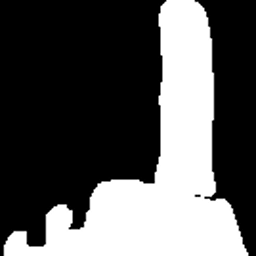
#> input picture Classique/dataset/index/test0.png, 256 x 256 px, given in place of the camera
$ python firstTest.py   (older library calls are emulated)
#> lines starting #> are read from the running program, lines starting #| are printed output that depends on the picture; after the words box and inside, x2 and y2 are one past the last pixel; in counts of white or black regions, pixels touching at a corner belong together
import numpy as np
import cv2

def nothing(x):
    pass

#init camera stream
cap = cv2.VideoCapture(0)

fast = cv2.FastFeatureDetector_create(threshold=25)

kernel = np.ones((3, 3), np.uint8)

#fenetre de controle
cv2.namedWindow('Controle')
switch = '0 : ON \n1 : OFF'
cv2.createTrackbar(switch, 'Controle',0,1,nothing)

while(True):
    # Capture frame-by-frame
    ret, frame = cap.read()
#> frame is the input picture: shape (256, 256, 3); min 0, max 255, mean 87.2
    if ret==True:
        s = cv2.getTrackbarPos(switch,'Controle')

        # horizontal mirroring
        frame = cv2.flip(frame,1)

        # define region for hand detection, is a small square on screen
        detectionZoneLeft = 65
        detectionZoneTop = 140
        detectionZoneRight = 230
        detectionZoneBottom = 305

        cv2.rectangle(frame, (detectionZoneLeft-1, detectionZoneTop-1), (detectionZoneRight+1, detectionZoneBottom+1), (255, 0, 255), 0)
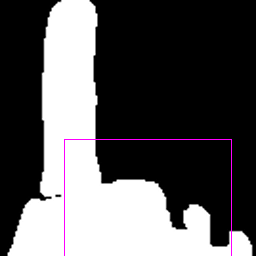
#> frame: shape (256, 256, 3); mean B, G, R 88.1, 86.5, 88.1
        handRegion = frame[detectionZoneTop:detectionZoneBottom, detectionZoneLeft:detectionZoneRight]
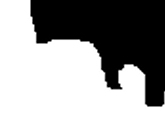
#> handRegion: shape (116, 165, 3); min 0, max 255, mean 145.1

        #detect contours
        edgeHandRegion = cv2.Canny(handRegion,100,200)
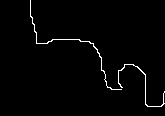
#> edgeHandRegion: shape (116, 165); 1.7% white in thin lines or dots, all inside (x1, y1, x2, y2) = (30, 0, 165, 107)
        edgeHandRegion = cv2.dilate(edgeHandRegion, kernel, iterations=1)
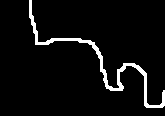
#> edgeHandRegion: shape (116, 165); 5% white; 1 white region
        _, contours, _ = cv2.findContours(edgeHandRegion, cv2.RETR_TREE, cv2.CHAIN_APPROX_SIMPLE)
#> contours = 1 contour; box (x1, y1, x2, y2) and area: (29, 0, 165, 108) 694


        "imageContours, contours, hierarchy = cv2.findContours(edgeHandRegion, cv2.RETR_TREE, cv2.CHAIN_APPROX_NONE)"  #can be made faster with parameter cv2.CHAIN_APPROX_SIMPLE if global processing is too long
        #create hull polygon around contours
        hull_list = []
        for i in range(len(contours)):
            hull = cv2.convexHull(contours[i])
            hull_list.append(hull)
#> this loop made 1 pass
#> after the loop, hull_list = 1 contour; box (x1, y1, x2, y2) and area: (29, 0, 165, 108) 5202
        drawing = np.zeros((edgeHandRegion.shape[0], edgeHandRegion.shape[1], 3), dtype=np.uint8)
        for i in range(len(contours)):
            color1 = (255, 0, 0)
            color2 = (0, 0, 255)
            cv2.drawContours(drawing, contours, i, color1)
            cv2.drawContours(drawing, hull_list, i, color2)
#> this loop made 1 pass
#> (color1, color2) on pass 1: ((255, 0, 0), (0, 0, 255))
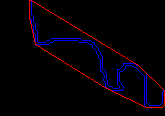
#> drawing: shape (116, 165, 3); mean of channels 0, 1, 2 6.1, 0, 4.3; drawn as B, G, R


        """dst = cv2.cornerHarris(gray,2,3,0.04)
        dst = cv2.dilate(dst,None)
        frame[dst>0.01*dst.max()]=[0,0,255]"""

        #detect interest points
        kp = fast.detect(handRegion,None)
#> kp = 33 keypoints; strongest (x, y, size): (120, 88, 7), (37, 42, 7), (92, 44, 7), (107, 86, 7)
        frame2 = cv2.drawKeypoints(handRegion, kp,handRegion, color=(255,0,0))
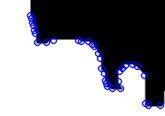
#> frame2: shape (116, 165, 3); mean B, G, R 149.5, 140.5, 140.5


        # Display the resulting frame
        if s == 0:
            cv2.imshow('frame',frame)
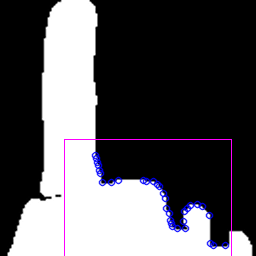
#> window 'frame': shape (256, 256, 3); mean B, G, R 89.4, 85.2, 86.7
            "cv2.imshow('edge',edgeHandRegion)"
            "cv2.imshow('dst',dst)"
            cv2.imshow('frame2',frame2)
            cv2.imshow('Contours', drawing)
            "cv2.imshow('imageContours',imageContours)"

        else:
            cv2.imshow('frame',frame)

        if cv2.waitKey(1) & 0xFF == ord('q'):
#> (key q is pressed here)
            break
    else:
        print("Can't read video frame")
        break

# When everything done, release the capture
cap.release()
cv2.destroyAllWindows()


"""
==================
   somes notes
==================
gray = cv2.cvtColor(frame, cv2.COLOR_BGR2GRAY)


import time
start = time.time()
end = time.time()
print(end-start)
"""

$ run again, on Classique/dataset/index/test1.png
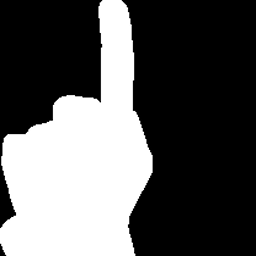
#> input picture Classique/dataset/index/test1.png, 256 x 256 px, given in place of the camera
#> frame is the input picture: shape (256, 256, 3); min 0, max 255, mean 89.1
#> `edgeHandRegion = cv2.dilate(edgeHandRegion, kernel, iterations=1)`:
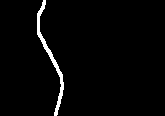
#> edgeHandRegion: shape (116, 165); 2.3% white; 1 white region
#> contours = 1 contour; box (x1, y1, x2, y2) and area: (37, 0, 64, 116) 328
#> the loop `for i in range(len(contours)):` made 1 pass
#> after the loop `for i in range(len(contours)):`: hull_list = 1 contour; box (x1, y1, x2, y2) and area: (37, 0, 64, 116) 1481
#> the loop `for i in range(len(contours)):` made 1 pass
#> (color1, color2) on pass 1: ((255, 0, 0), (0, 0, 255))
#> kp = 16 keypoints; strongest (x, y, size): (62, 85, 7), (61, 76, 7), (38, 32, 7), (38, 15, 7)
#> `cv2.imshow('frame',frame)`:
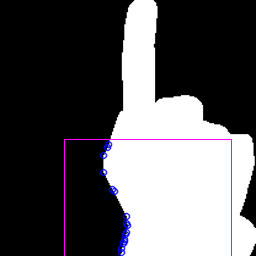
#> window 'frame': shape (256, 256, 3); mean B, G, R 90.4, 87.6, 89.1

$ run again, on Classique/dataset/index/test10.png
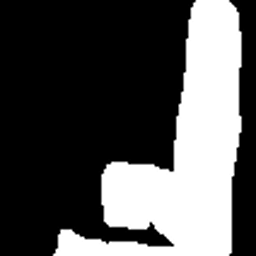
#> input picture Classique/dataset/index/test10.png, 256 x 256 px, given in place of the camera
#> frame is the input picture: shape (256, 256, 3); min 0, max 255, mean 82
#> `edgeHandRegion = cv2.dilate(edgeHandRegion, kernel, iterations=1)`:
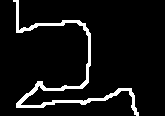
#> edgeHandRegion: shape (116, 165); 7.1% white; 1 white region
#> contours = 1 contour; box (x1, y1, x2, y2) and area: (13, 0, 139, 116) 988
#> the loop `for i in range(len(contours)):` made 1 pass
#> after the loop `for i in range(len(contours)):`: hull_list = 1 contour; box (x1, y1, x2, y2) and area: (13, 0, 139, 116) 9732
#> the loop `for i in range(len(contours)):` made 1 pass
#> (color1, color2) on pass 1: ((255, 0, 0), (0, 0, 255))
#> kp = 50 keypoints; strongest (x, y, size): (83, 102, 7), (18, 105, 7), (40, 83, 7), (83, 25, 7)
#> `cv2.imshow('frame',frame)`:
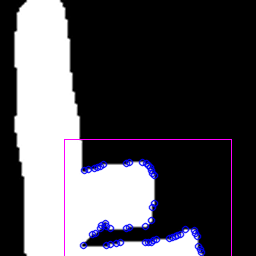
#> window 'frame': shape (256, 256, 3); mean B, G, R 84.9, 79.5, 81.1

$ run again, on Classique/dataset/index/test11.png
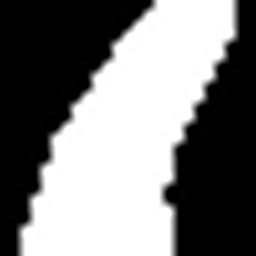
#> input picture Classique/dataset/index/test11.png, 256 x 256 px, given in place of the camera
#> frame is the input picture: shape (256, 256, 3); min 0, max 255, mean 123.6
#> contours = 2 contours; box (x1, y1, x2, y2) and area: (4, 0, 29, 116) 328, (137, 0, 165, 89) 272
#> the loop `for i in range(len(contours)):` made 2 passes
#> after the loop `for i in range(len(contours)):`: hull_list = 2 contours; box (x1, y1, x2, y2) and area: (4, 0, 29, 116) 1460, (137, 0, 165, 89) 618
#> the loop `for i in range(len(contours)):` made 2 passes
#> (color1, color2) on passes 1 to 2: ((255, 0, 0), (0, 0, 255)), ((255, 0, 0), (0, 0, 255))
#> after the loop `for i in range(len(contours)):`:
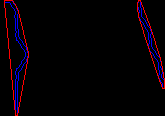
#> drawing: shape (116, 165, 3); mean of channels 0, 1, 2 4.6, 0, 5.6; drawn as B, G, R
#> kp = ()
